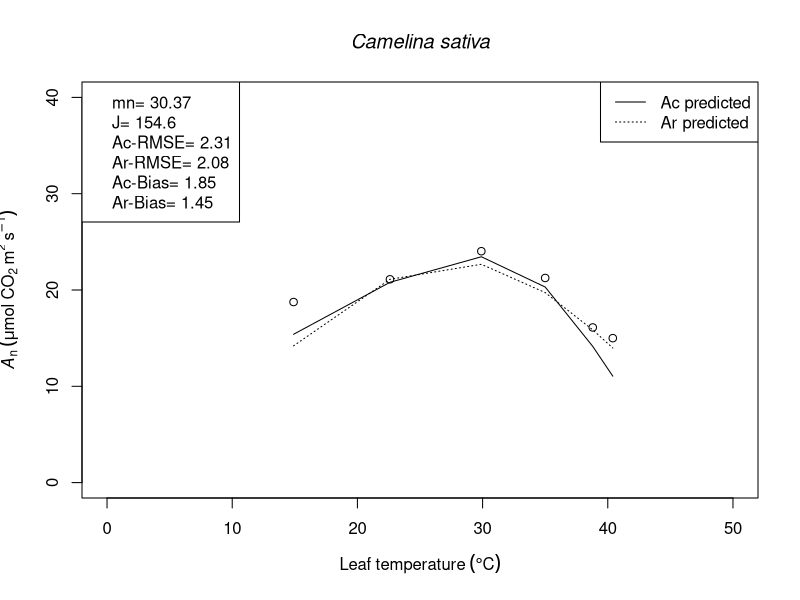
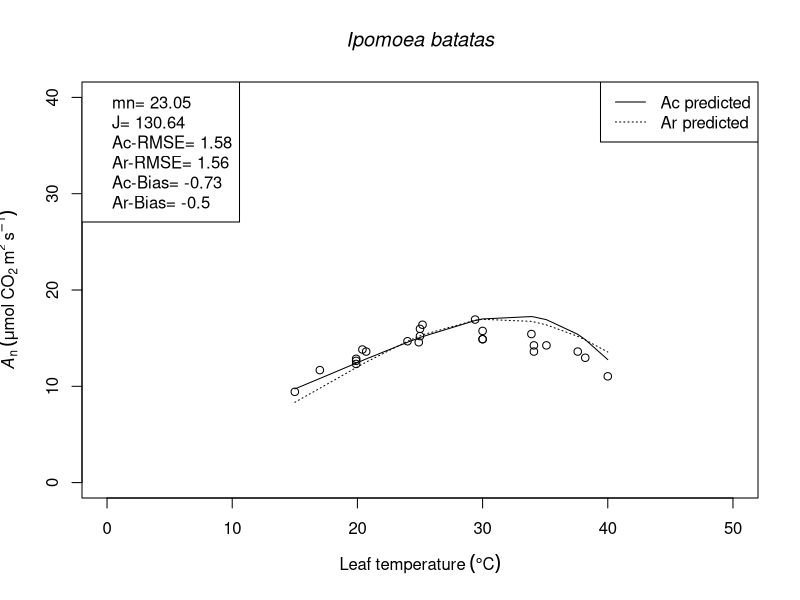
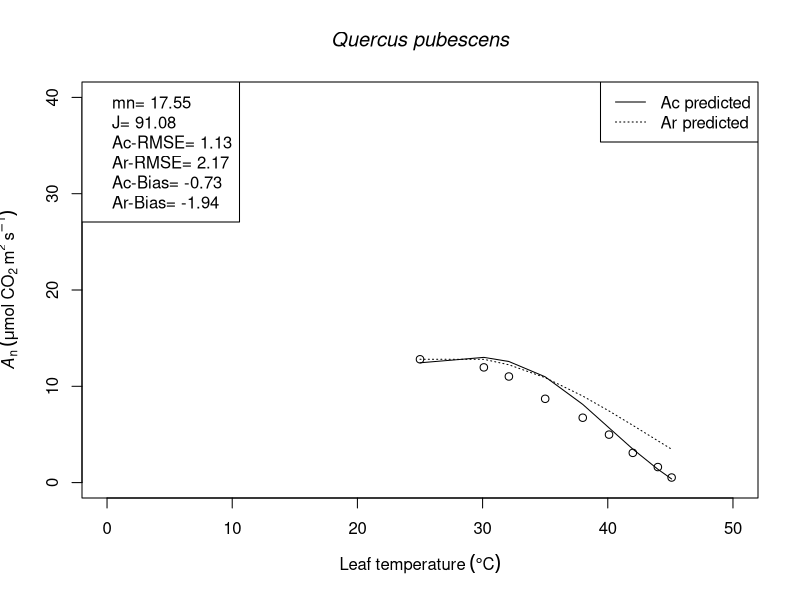
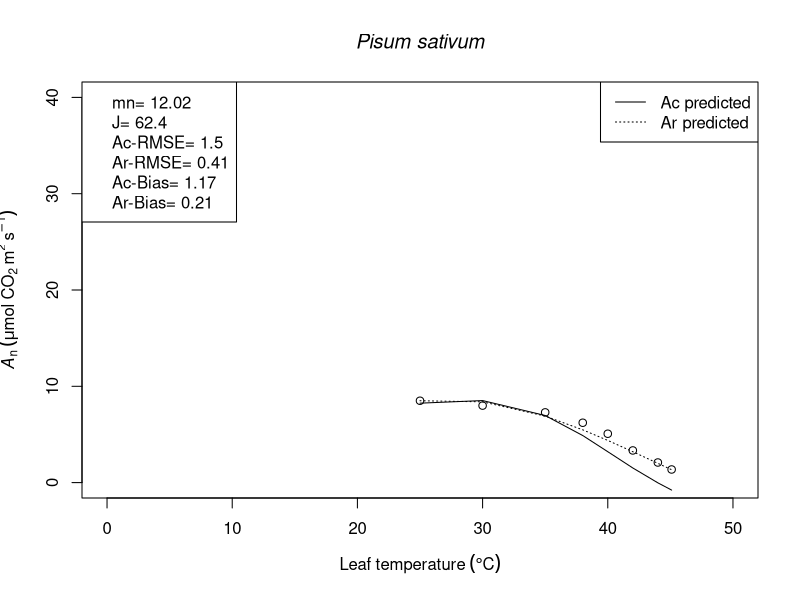
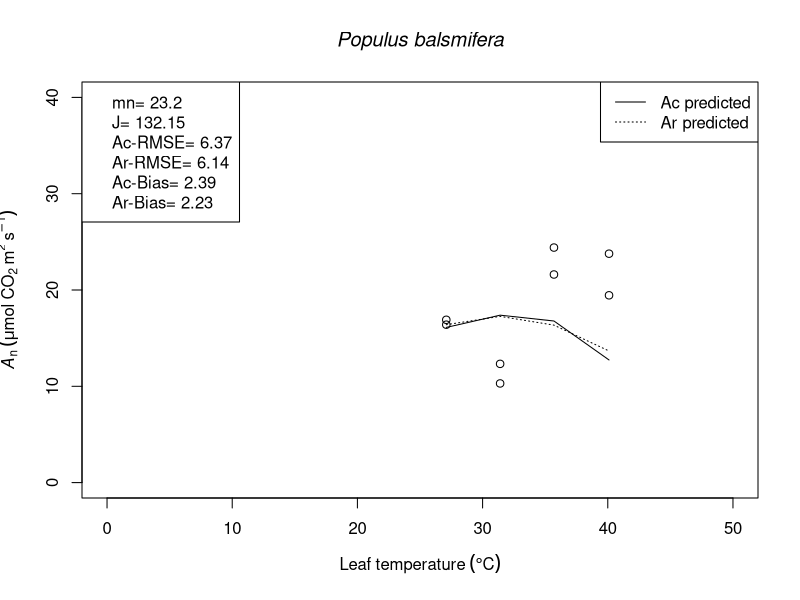
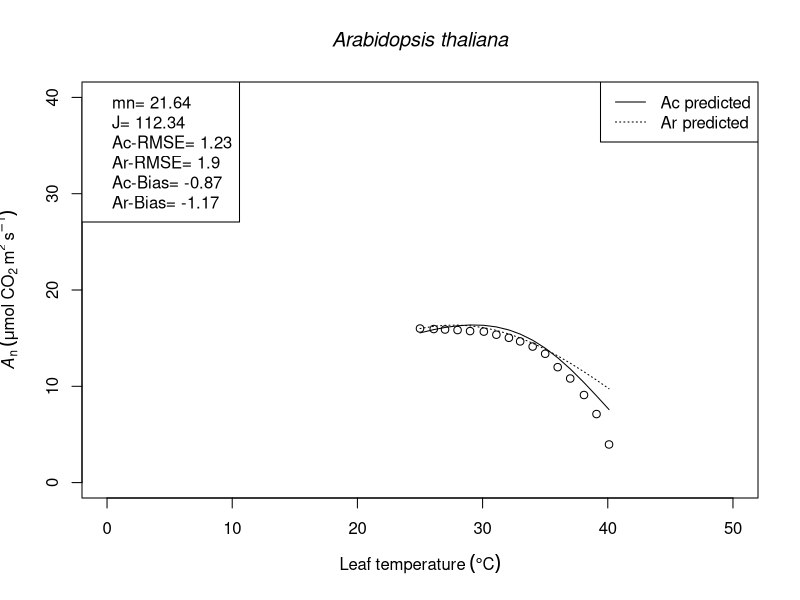
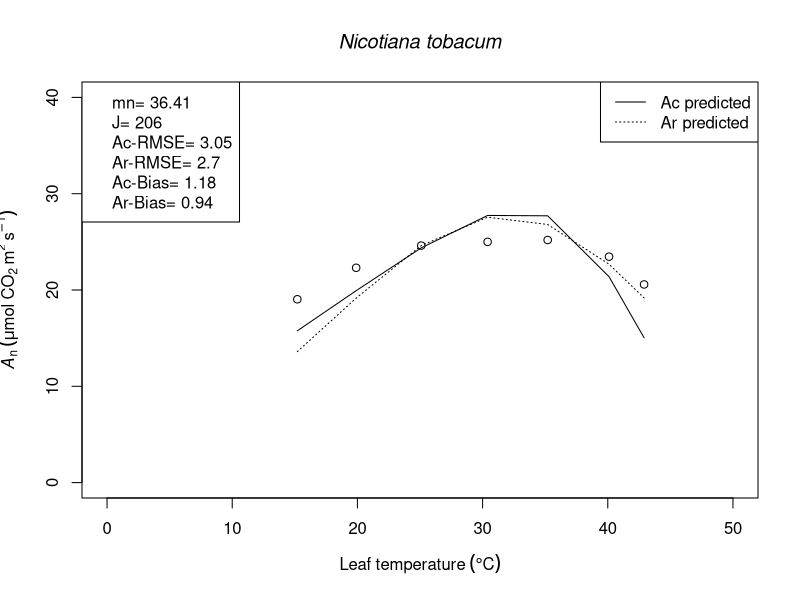
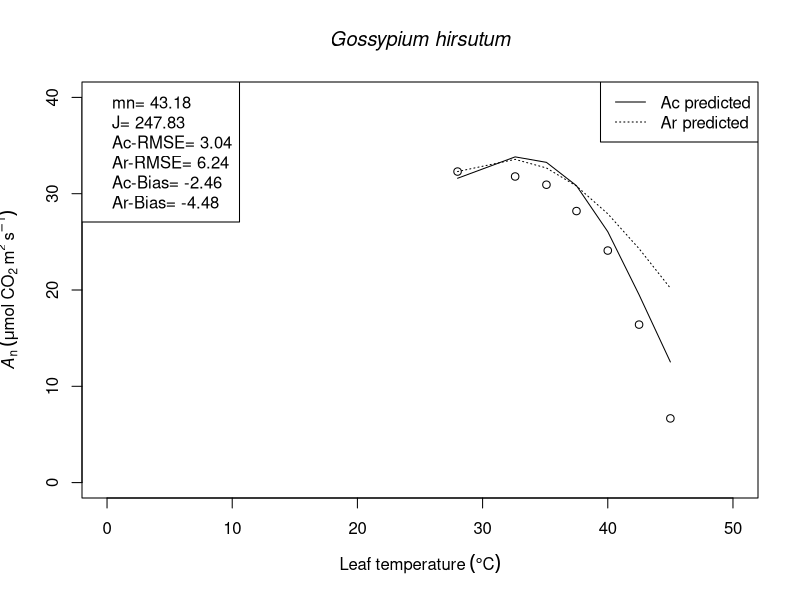

The R script that drew these images, in order:
### required Packages installed ###
library(readxl) # package that needs to be installed
library(Metrics) # package that needs to be installed

### set the working directory to the provided data and script folder ###
wd<- getwd() # gets the path of the R working directory
setwd(wd) # sets the working directory to the data and script folder

#### The data used in analysis ###

#photosynthesis temperature response curves and information about growth temperature
photosynthesis<-as.data.frame(read_excel("photosynthesis temperature response data.xlsx", col_names = TRUE, sheet = "photosynthesis"))

# assign cool or warm grown to each row of data based on growth temperature
# daily mean maximum temperature of below 25°C (cool) or above 25°C (warm). 
# when mean maximum temperature is 25°C assign as cool if maximum photosynthesis occurs below 30°C
coolorWarm.f<- function (x) {
  photodata<-photosynthesis[photosynthesis$set==x,]
  photoMaxTemp<- photodata$temperature[which(photodata$photo==max(photodata$photo))]
  if (photodata$growth_temp[1] < 25) {climate<-rep("cool",nrow(photodata))}
  else if (photodata$growth_temp[1] > 25) {climate<-rep("warm",nrow(photodata))}
  else if (photodata$growth_temp[1] > 25) {climate<-rep("warm",nrow(photodata))}
  else if (photodata$growth_temp[1] == 25 & photoMaxTemp < 30) {climate<-rep("cool",nrow(photodata))}
  else {climate<-rep("warm",nrow(photodata))}
}

l<-unique(photosynthesis$set)
photosynthesis$climate<-unlist(lapply(1:length(l), function (x) {coolorWarm.f(l[x])}))


### constants ###

O<- c(21) # atmospheric O2 in kPa assuming 101 kPa atmospheric Pressure
K<- c(273.15) # kelvin
R<- c(8.314) # gas constant J K-1 mol-1
T<- seq(0,52,0.01) # create a fine scale temperature range for simulations in degree Celcius

### equations ###

# Arrhenius equation with activation energy (Ea), parameter value at 25C (P_25)
temp.f<-function(P25,Ea,T){y=P25*exp(Ea*(T-25)/(R*298*(K+T)))} 
# Ac from standard C3 photosynthesis model, Farquhar et al. 1980 doi:10.1007/BF00386231
Ac.f<-function (n,kcat,Cc,gamma,Kc,Ko,Rlight) {Ac<-(((Cc-gamma)*n*kcat)/(Cc+Kc*(1+O/Ko)))-Rlight} 
# Ac with Rubisco deactivation accounted for
AcDeactivation.f<-function (n,kcat,Cc,gamma,Kc,Ko,Rlight,Ed,Th,T) {Ac<-(((Cc-gamma)*(n*(1/((1+exp((Ed/R)*((1/Th)-(1/(T+K))))))))*kcat)/(Cc+Kc*(1+O/Ko)))-Rlight} 
# Ar from standard C3 photosynthesis model, Farquhar et al. 1980 doi:10.1007/BF00386231
Ar.f<- function (J,gamma) {((Cc-gamma)*J)/(4*Cc+8*gamma)-Rlight}
# June et al. 2004 doi:10.1071/FP03250 equation to determine temperature response of electron transport (J)
J.f<- function (JatTopt,ToptJ,omega, T) {JTl<-JatTopt*exp(-((T-ToptJ)/omega)^2)}



### C3 photosynthesis model parameters ###

## Rubisco enzyme kinetics ##
# based on the values presented for multiple plant species in Orr 2016 doi:10.1104/pp.16.00750 & Galmes et al 2016 doi:10.1093/jxb/erw267
 
# cool parameters
EdCool<- 199067 # Deactivation energy (J mol-1)            
T0.5Cool<- 312.1 # temperature at which enzyme activity is halved (kelvin)
kcatCoolat25<- 3.185 # Rate constant of fixation (CO2 s-1) at 25°C
kcatCoolEa<- 61245 # activation energy of rate constant (J mol-1)
kcatCool<-temp.f(kcatCoolat25,kcatCoolEa,T) # rate constant applied to all simulated leaf temperatures
KcCoolat25<-40.88 # Michaelis-Menten constant of Rubisco for CO2 at 25°C (Pa)
KcCoolEa<- 58048 # activation energy of Michaelis-Menten constant of Rubisco for CO2  (J mol-1)
KcCool<-temp.f(KcCoolat25,KcCoolEa,T) # Michaelis-Menten constant of Rubisco for CO2 applied to all simulated leaf temperatures
KoCoolat25<-29.179 # Michaelis-Menten constant of Rubisco for O2 at 25°C (kPa)
KoCoolEa<- 27446 # activation energy of Michaelis-Menten constant of Rubisco for O2  (J mol-1)
KoCool<-temp.f(KoCoolat25,KoCoolEa,T)  # Michaelis-Menten constant of Rubisco for O2 applied to all simulated leaf temperatures
gammaCoolat25<- 3.94 # CO2 compensation point in the absence of light respiration at 25°C (Pa)
gammaCoolEa<- 26673 # activation energy of the CO2 compensation point in the absence of light respiration (J mol-1)
gammaCool<-temp.f(gammaCoolat25,gammaCoolEa,T) # the CO2 compensation point in the absence of light respiration applied to all simulated leaf temperatures
  
# warm parameters
EdWarm<-211838
T0.5Warm<- 315.5
kcatWarmat25<- 2.57 
kcatWarmEa<- 69282
kcatWarm<-temp.f(kcatWarmat25,kcatWarmEa,T)
KcWarmat25<-35.88
KcWarmEa<- 57329
KcWarm<-temp.f(KcWarmat25,KcWarmEa,T)  
KoWarmat25<- 30.3
KoWarmEa<-  7255
KoWarm<-temp.f(KoWarmat25,KoWarmEa,T) 
gammaWarmat25<- 3.91
gammaWarmEa<- 29990
gammaWarm<-temp.f(gammaWarmat25,gammaWarmEa,T)

# CO2 concentration
Ca<-40 # ambient CO2 partial pressure (Pa)
Cc<-Ca*0.70 # chloroplast CO2 assumed to be same as Ci and 70% of the ambient Ca value (Pa)

# number of Rubisco active sites from global N concentrations
RubiscoArea<- 1.79 # Rubisco per unit leaf area in g m-2 from Onoda et al 2017
nRubisco<-70000 # 70,000 Dalton  per active site
n<- RubiscoArea/nRubisco*1000000 # number of Rubisco active sites in µmol m-2 s-1

#respiration in the light calculations
Rdark25<-1.88+0.2061*RubiscoArea-0.0402*25 # Global derived Rdark at 25C from GlobRes Atkin 2015 in umol m-2 s-1
RdarkT<-Rdark25*exp(0.1012*(T-25)+-0.0005*(T^2-25^2)) # global repiration response from Heskel in umol m-2 s-1
Rlight<- 0.7*RdarkT # 30% inhibition of Rdark inlight Harper 2016; Clark 2011 and Weerasighe 2014 as reported by Atkin 

# electron transport rate temperature response parameters from literature (J)
# cool grown
JatToptCool<-190.4
ToptJCool<- 31.66
omegaCool <- 20.08
# warm grown
JatToptWarm <- 242.4
ToptJWarm <- 36.84
omegaWarm <- 21.26

### model predictions ###

## models of carbolylation limited assimilation (Ac) without Rubisco deactivation
AcCool<-Ac.f(n = n, kcat = kcatCool, Cc = Cc, gamma = gammaCool, Kc = KcCool, Ko = KoCool, Rlight = Rlight)
AcWarm<-Ac.f(n = n, kcat = kcatWarm, Cc = Cc, gamma = gammaWarm, Kc = KcWarm, Ko = KoWarm, Rlight = Rlight)
## model of Ac with deactivation included
AcDeactivationlCool<-AcDeactivation.f(n,kcatCool,Cc,gammaCool,KcCool,KoCool,Rlight,EdCool,T0.5Cool,T)
AcDeactivationWarm<-AcDeactivation.f(n,kcatWarm,Cc,gammaWarm,KcWarm,KoWarm,Rlight,EdWarm,T0.5Warm,T)
## models of RuBP regeneration limited assimilation (Ar)
JCool<-J.f(JatToptCool,ToptJCool,omegaCool,T)
ArCool<- Ar.f(JCool,gammaCool)
JWarm<-J.f(JatToptWarm,ToptJWarm,omegaWarm,T)
ArWarm<- Ar.f(JWarm,gammaWarm)


### Ac with Rubisco activation and Ar models fits to individual cool and warm growth temperature response curves ###

photo.species.f<- function (x) {
  photodata<-photosynthesis[photosynthesis$set==x,]
  photodata$temperature<-signif(photodata$temperature,3)[order(photodata$temperature)]
  if(photodata$climate[1] =="cool") { # fits cool parameters to cool categorised temperature response curves
    Ed<-EdCool
    T0.5<-T0.5Cool
    kcat<-kcatCool[pmatch(photodata$temperature,T,duplicates.ok = TRUE)]
    gamma<-gammaCool[pmatch(photodata$temperature,T,duplicates.ok = TRUE)]
    Kc<-KcCool[pmatch(photodata$temperature,T,duplicates.ok = TRUE)]
    Ko<-KoCool[pmatch(photodata$temperature,T,duplicates.ok = TRUE)]
    ToptJ<-ToptJCool
    omega<-omegaCool
    i<-which(photodata$temperature >=22)[1]} # i is the temperature for an individual  response curve that is 22°C or closest value above
  else {
    Ed<-EdWarm # fits warm parameters for warm species
    T0.5<-T0.5Warm
    kcat<-kcatWarm[pmatch(photodata$temperature,T,duplicates.ok = TRUE)]
    gamma<-gammaWarm[pmatch(photodata$temperature,T,duplicates.ok = TRUE)]
    Kc<-KcWarm[pmatch(photodata$temperature,T,duplicates.ok = TRUE)]
    Ko<-KoWarm[pmatch(photodata$temperature,T,duplicates.ok = TRUE)]
    ToptJ<-ToptJWarm
    omega<-omegaWarm
    i<-which(photodata$temperature >=22)[1]}
  
  Rlight<-Rlight[pmatch(photodata$temperature,T,duplicates.ok = TRUE)]
  #Ac model fits
  An<-photodata$photo[i]
  nat22<-((An+Rlight[i])*(Cc+Kc[i]*(1+O/Ko[i]))/(Cc-gamma[i]))/kcat[i] # derives a Rubisco catalytic site molar concentration µmol m-2 based on An value at 22C or closest above
  Ac<-AcDeactivation.f(nat22,kcat,Cc,gamma,Kc,Ko,Rlight,Ed,T0.5,photodata$temperature)
  #Ar model fits
  Jat22<-((An+Rlight[i])*(4*Cc+8*gamma[i]))/(exp(-((photodata$temperature[i]-ToptJ)/omega)^2)*(Cc-gamma[i]))
  J<-J.f(Jat22,ToptJ,omega,photodata$temperature)
  Ar.f<- function(J,gamma) {((Cc-gamma)*J)/(4*Cc+8*gamma)-Rlight} 
  Ar<-Ar.f(J,gamma)
  
  fiterrorAc<-rmse(photodata$photo,Ac) # rmse computes the root mean squared error between two numeric vectors for observed vs Ac model
  fiterrorAr<-rmse(photodata$photo,Ar) # rmse computes the root mean squared error between two numeric vectors for observed vs Ar model
  biAc<-bias(photodata$photo,Ac) #bias computes the average amount by which observedis greater than Ac predicted.
  biAr<-bias(photodata$photo,Ar) #bias computes the average amount by which observedis greater than Ar predicted.
  
  # graph the individual curve fits and print indices of model fit 
  plot(photodata$temperature, photodata$photo, ylim = c(0,40),xlim = c(0,50), 
        col = "black",xlab = bquote(Leaf~temperature~(degree*C)),
        ylab = bquote(italic(A)[n]~(mu*mol~CO[2]~m^2~s^-1)),pch=1)
  title(main=bquote(italic(.(photodata$species[1]))))
  lines(photodata$temperature, Ac)
  lines(photodata$temperature, Ar, lty = 3)
  legend("topleft", legend = c(paste("mn=",round(nat22[1],2)), paste("J=",round(Jat22[1],2)), paste("Ac-RMSE=",round(fiterrorAc[1],2)),
                               paste("Ar-RMSE=",round(fiterrorAr[1],2)), paste("Ac-Bias=",round(biAc[1],2)),paste("Ar-Bias=",round(biAr[1],2))))
  legend("topright", legend = c("Ac predicted", "Ar predicted"), lty = c(1,3))
  # summary of results in tabulated form
  out<-list(photodata$set, photodata$species,photodata$growth_temp,photodata$climate,photodata$plant_functional_type,nat22,fiterrorAc,biAc,
            Jat22,fiterrorAr, biAr, Ar)
}

l<-unique(photosynthesis$set) # lists the sets of photosynthesis curves from the input dataset
pdf(file = "model fit.pdf") # opens a pdf file to save figures
res<-sapply(1:length(l), function (x) {photo.species.f(l[x])}) # applies the model analysis which includes graphing across all sets in input data
dev.off() # closes the pdf file


res.f<-function (y) {sapply(1:length(l), function (x) res[[y,x]][1])} # unpacks the model analysis based on a selected objects of interest

out.df<-data.frame(res.f(1),res.f(2),res.f(3),res.f(4),res.f(5),res.f(6),res.f(7),res.f(8),res.f(9), res.f(10),res.f(11)) # dataframe with model results of interest
colnames(out.df)<-c("set","species", "growth_temp","plant_functional_type","climate","mn","Ac-RMSE", "Ac-bias","J", "Ar-RMSE", "Ar-bias") # manes for dataframe

### summary of analysis saved to folder ###
write.csv(out.df, file = "photosynthesis model outcomes.csv")
